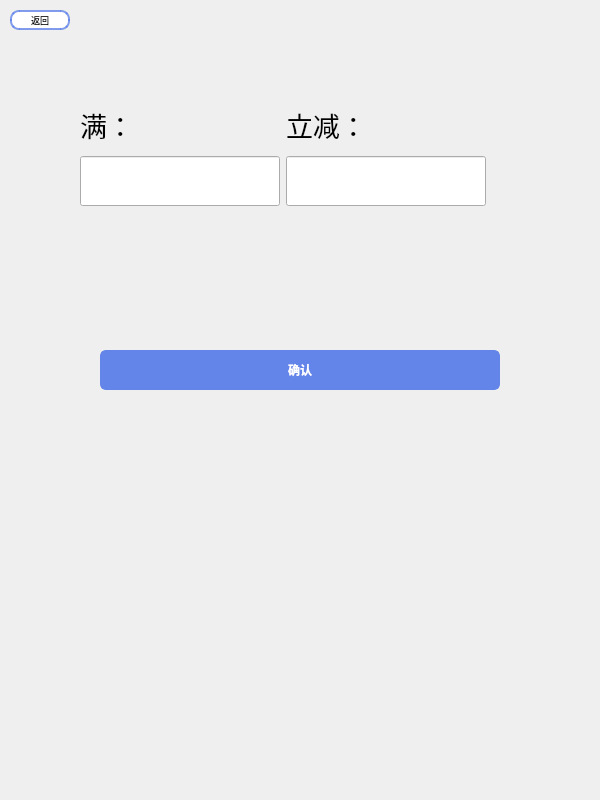
<?xml version="1.0" encoding="UTF-8"?>
<ui version="4.0">
 <class>good_act</class>
 <widget class="QWidget" name="good_act">
  <property name="geometry">
   <rect>
    <x>0</x>
    <y>0</y>
    <width>600</width>
    <height>800</height>
   </rect>
  </property>
  <property name="minimumSize">
   <size>
    <width>600</width>
    <height>800</height>
   </size>
  </property>
  <property name="maximumSize">
   <size>
    <width>600</width>
    <height>800</height>
   </size>
  </property>
  <property name="windowTitle">
   <string>果粒橙外卖-商家端</string>
  </property>
  <property name="windowIcon">
   <iconset resource="../Image.qrc">
    <normaloff>:/image/lt_cml.jpg</normaloff>:/image/lt_cml.jpg</iconset>
  </property>
  <widget class="QLabel" name="label_3">
   <property name="geometry">
    <rect>
     <x>0</x>
     <y>0</y>
     <width>600</width>
     <height>800</height>
    </rect>
   </property>
   <property name="styleSheet">
    <string notr="true">background-image: url(:/image/bg_2.png);</string>
   </property>
   <property name="text">
    <string/>
   </property>
  </widget>
  <widget class="QPushButton" name="pushButton">
   <property name="geometry">
    <rect>
     <x>10</x>
     <y>10</y>
     <width>60</width>
     <height>20</height>
    </rect>
   </property>
   <property name="minimumSize">
    <size>
     <width>60</width>
     <height>20</height>
    </size>
   </property>
   <property name="maximumSize">
    <size>
     <width>60</width>
     <height>20</height>
    </size>
   </property>
   <property name="font">
    <font>
     <pointsize>-1</pointsize>
    </font>
   </property>
   <property name="styleSheet">
    <string notr="true">QPushButton {
    background-color: #ffffff; /* 默认背景色，使用 #fad37f */
    border: 2px solid rgba(99, 132, 233, 0.8); /* 边框颜色 */
    border-radius: 9px; /* 圆角 */
    color: #000000; /* 文本颜色，黑色 */
    font-size: 9px;
}

QPushButton:hover {
	color:#ffffff;
    background-color: rgba(99, 132, 233, 0.8); /* 悬浮时背景颜色 */
    border: none; /* 悬浮时无边框 */
}

QPushButton:pressed {
    background-color: #b0c4de; /* 按下时背景颜色，稍微偏亮的蓝色 */
    border-color: #4682b4; /* 按下时边框颜色 */
    transform: scale(0.95); /* 按下时按钮略微缩小 */
}
</string>
   </property>
   <property name="text">
    <string>返回</string>
   </property>
  </widget>
  <widget class="QWidget" name="layoutWidget">
   <property name="geometry">
    <rect>
     <x>80</x>
     <y>100</y>
     <width>411</width>
     <height>130</height>
    </rect>
   </property>
   <layout class="QFormLayout" name="formLayout">
    <item row="0" column="0">
     <widget class="QLabel" name="label">
      <property name="minimumSize">
       <size>
        <width>100</width>
        <height>50</height>
       </size>
      </property>
      <property name="font">
       <font>
        <pointsize>20</pointsize>
       </font>
      </property>
      <property name="text">
       <string>满：</string>
      </property>
     </widget>
    </item>
    <item row="0" column="1">
     <widget class="QLabel" name="label_2">
      <property name="minimumSize">
       <size>
        <width>100</width>
        <height>50</height>
       </size>
      </property>
      <property name="font">
       <font>
        <pointsize>20</pointsize>
       </font>
      </property>
      <property name="text">
       <string>立减：</string>
      </property>
     </widget>
    </item>
    <item row="1" column="0">
     <widget class="QLineEdit" name="lineEdit_value">
      <property name="minimumSize">
       <size>
        <width>200</width>
        <height>50</height>
       </size>
      </property>
      <property name="maximumSize">
       <size>
        <width>200</width>
        <height>50</height>
       </size>
      </property>
     </widget>
    </item>
    <item row="1" column="1">
     <widget class="QLineEdit" name="lineEdit_value_desc">
      <property name="minimumSize">
       <size>
        <width>200</width>
        <height>50</height>
       </size>
      </property>
      <property name="maximumSize">
       <size>
        <width>200</width>
        <height>50</height>
       </size>
      </property>
     </widget>
    </item>
   </layout>
  </widget>
  <widget class="QPushButton" name="pushButton_2">
   <property name="geometry">
    <rect>
     <x>100</x>
     <y>350</y>
     <width>400</width>
     <height>40</height>
    </rect>
   </property>
   <property name="minimumSize">
    <size>
     <width>400</width>
     <height>40</height>
    </size>
   </property>
   <property name="maximumSize">
    <size>
     <width>400</width>
     <height>40</height>
    </size>
   </property>
   <property name="font">
    <font>
     <pointsize>-1</pointsize>
     <bold>true</bold>
    </font>
   </property>
   <property name="styleSheet">
    <string notr="true">QPushButton {
    background-color: #6384e9; /* 默认背景色，蓝色 */
    border: 2px solid #6384e9; /* 边框颜色与背景色相同 */
    border-radius: 6px; /* 圆角 */
    color: #ffffff; /* 文本颜色，白色 */
    font-size: 12px;
}

QPushButton:hover {
    background-color: #5076c6; /* 悬浮时背景色变深 */
    border: 2px solid #5076c6; /* 悬浮时边框颜色变深 */
}

QPushButton:pressed {
    background-color: #3a5d8f; /* 按下时背景色变得更深 */
    border-color: #3a5d8f; /* 按下时边框颜色变得更深 */
    transform: scale(0.95); /* 按下时按钮略微缩小 */
}
</string>
   </property>
   <property name="text">
    <string>确认</string>
   </property>
  </widget>
 </widget>
 <resources>
  <include location="../Image.qrc"/>
 </resources>
 <connections/>
</ui>
